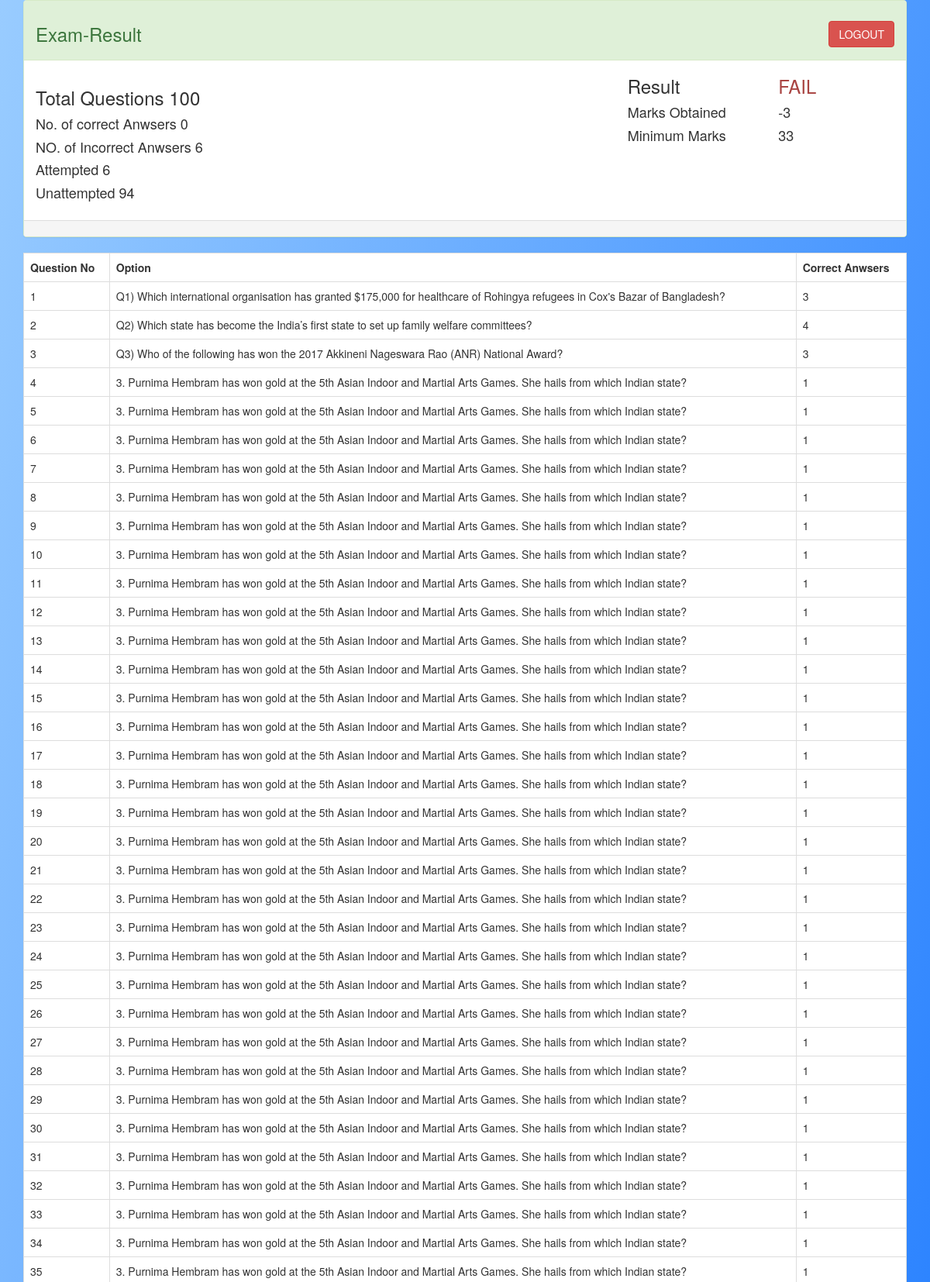
Page /result_new.php (signed in, upper part) on the committed database.
### tables this page shows
CREATE TABLE `questions` (
  `que_id` int(11) NOT NULL,
  `que` varchar(2000) NOT NULL,
  `opt1` varchar(200) NOT NULL,
  `opt2` varchar(200) NOT NULL,
  `opt3` varchar(200) NOT NULL,
  `opt4` varchar(200) NOT NULL,
  `ans` tinyint(2) NOT NULL
);

### result_new.php (the view, shortened to what this page needs)
<?php
if(isset($_SESSION['can_id']) && isset($_SESSION['can_name']))
{
	include 'connection.php';
	$can_id=$_SESSION['can_id'];
	$sql="SELECT * FROM `questions`";
	$sql1="SELECT ans FROM `user_ans` WHERE id='$can_id'";
	$res=mysqli_query($conn,$sql) or die(mysqli_error($conn));
	$res1=mysqli_query($conn,$sql1) or die(mysqli_error($conn));
	if($res1==true)
	{
		$data="";
		while($row=mysqli_fetch_assoc($res1))
		{
			$data=$row['ans'];
		}
		$can_ans=explode(",", $data);
		for($i=0;$i<=99;$i++)
		{
			if($can_ans[$i]=="")
			{
				$can_ans[$i]=0;
			}
		}
		if($res==true)
		{
			$table_data="";
			$real_data=array();
			while($row=mysqli_fetch_assoc($res))
			{
				$rec_id=$row['que_id']+1;
				$table_data.="<tr><td>".$rec_id."</td><td>".$row['que']."</td><td>".$row['ans']."</td></tr>";
				$real_data[]=$row['ans'];
			}
				$correct=0;
				$incorrect=0;
				$unattempted=0;
			for($i=0;$i<=99;$i++)
			{
				if($can_ans[$i]==0)
				{
					$unattempted++;
					continue;
				}
				if($can_ans[$i]!=$real_data[$i])
				{
					$incorrect++;
				}
			}
			$marks=0;
			$marks=$correct*2-$incorrect*0.5;
		}
	}
}
else
{
	header("Location:result_login.php");
}
?>
<!DOCTYPE html>
<html>
<head>
  <link rel="stylesheet" href="https://maxcdn.bootstrapcdn.com/bootstrap/3.3.7/css/bootstrap.min.css">
</head>
<body>
	<div class="container">
		<div class="panel panel-success">
			<div class="panel-heading">
				<h3>Exam-Result</h3>
					<button id="logout" style="float: right; margin-top: -40px;" class="btn btn-danger">LOGOUT</button>
			</div>
			<div class="row">
				<div class="col-sm-8">
					<div class="panel-body">
				<h3>Total Questions 100</h3>
				<h4>No. of correct Anwsers <span><?php echo $correct; ?></span></h4>
				<h4>NO. of Incorrect Anwsers <span><?php echo $incorrect; ?></span></h4>
				<h4>Attempted <span><?php echo $correct+$incorrect; ?></span></h4>
				<h4>Unattempted <span><?php echo $unattempted; ?></span></h4>
			</div>
				</div>
				<div class="col-sm-4">
					<div class="row">
						<div class="col-sm-6">
							<h3 class="text">Result</h3>
							<h4>Marks Obtained </h4>
							<h4>Minimum Marks</h4>
						</div>
						<div class="col-sm-6">
							<span><?php
						if($marks>33)
						{
							echo "PASS";
						}
						else
						{
							echo "<h3 class='text-danger'>FAIL</h3>";
						}
					 ?></span>
					 <h4><span><?php echo $marks; ?></span></h4>		<h4>33</h4>
						</div>
					</div>
				</div>
			</div>
			<div class="panel-footer"></div>
		</div>
	</div>
	<div class="container">
		<table style="background-color: white;" class="table table-bordered table-hover">
		<tr><th>Question No</th><th>Option</th><th>Correct Anwsers</th></tr>
			<span><?php echo $table_data; ?></span>
	</table>
	</div>
</body>
</html>

### result_new.php (style rules this page uses)
body { background: linear-gradient(to top left, #0066ff 0%, #99ccff 100%); height: vh; }

### rows in the picture
questions: que_id "1", que "Q1) Which international organisation has granted $175,000 for healthcare of Rohingya refugees in Cox's Bazar of Bangladesh?", ans "3"
questions: que_id "2", que "Q2) Which state has become the India’s first state to set up family welfare committees?", ans "4"
questions: que_id "3", que "Q3) Who of the following has won the 2017 Akkineni Nageswara Rao (ANR) National Award?", ans "3"
questions: que_id "4", que "3. Purnima Hembram has won gold at the 5th Asian Indoor and Martial Arts Games. She hails from which Indian state?", ans "1"
questions: que_id "5", que "3. Purnima Hembram has won gold at the 5th Asian Indoor and Martial Arts Games. She hails from which Indian state?", ans "1"
questions: que_id "6", que "3. Purnima Hembram has won gold at the 5th Asian Indoor and Martial Arts Games. She hails from which Indian state?", ans "1"
questions: que_id "7", que "3. Purnima Hembram has won gold at the 5th Asian Indoor and Martial Arts Games. She hails from which Indian state?", ans "1"
questions: que_id "8", que "3. Purnima Hembram has won gold at the 5th Asian Indoor and Martial Arts Games. She hails from which Indian state?", ans "1"
questions: que_id "9", que "3. Purnima Hembram has won gold at the 5th Asian Indoor and Martial Arts Games. She hails from which Indian state?", ans "1"
questions: que_id "10", que "3. Purnima Hembram has won gold at the 5th Asian Indoor and Martial Arts Games. She hails from which Indian state?", ans "1"
questions: que_id "11", que "3. Purnima Hembram has won gold at the 5th Asian Indoor and Martial Arts Games. She hails from which Indian state?", ans "1"
questions: que_id "12", que "3. Purnima Hembram has won gold at the 5th Asian Indoor and Martial Arts Games. She hails from which Indian state?", ans "1"
questions: que_id "13", que "3. Purnima Hembram has won gold at the 5th Asian Indoor and Martial Arts Games. She hails from which Indian state?", ans "1"
questions: que_id "14", que "3. Purnima Hembram has won gold at the 5th Asian Indoor and Martial Arts Games. She hails from which Indian state?", ans "1"
questions: que_id "15", que "3. Purnima Hembram has won gold at the 5th Asian Indoor and Martial Arts Games. She hails from which Indian state?", ans "1"
questions: que_id "16", que "3. Purnima Hembram has won gold at the 5th Asian Indoor and Martial Arts Games. She hails from which Indian state?", ans "1"
questions: que_id "17", que "3. Purnima Hembram has won gold at the 5th Asian Indoor and Martial Arts Games. She hails from which Indian state?", ans "1"
questions: que_id "18", que "3. Purnima Hembram has won gold at the 5th Asian Indoor and Martial Arts Games. She hails from which Indian state?", ans "1"
questions: que_id "19", que "3. Purnima Hembram has won gold at the 5th Asian Indoor and Martial Arts Games. She hails from which Indian state?", ans "1"
questions: que_id "20", que "3. Purnima Hembram has won gold at the 5th Asian Indoor and Martial Arts Games. She hails from which Indian state?", ans "1"
questions: que_id "21", que "3. Purnima Hembram has won gold at the 5th Asian Indoor and Martial Arts Games. She hails from which Indian state?", ans "1"
questions: que_id "22", que "3. Purnima Hembram has won gold at the 5th Asian Indoor and Martial Arts Games. She hails from which Indian state?", ans "1"
questions: que_id "23", que "3. Purnima Hembram has won gold at the 5th Asian Indoor and Martial Arts Games. She hails from which Indian state?", ans "1"
questions: que_id "24", que "3. Purnima Hembram has won gold at the 5th Asian Indoor and Martial Arts Games. She hails from which Indian state?", ans "1"
questions: que_id "25", que "3. Purnima Hembram has won gold at the 5th Asian Indoor and Martial Arts Games. She hails from which Indian state?", ans "1"
questions: que_id "26", que "3. Purnima Hembram has won gold at the 5th Asian Indoor and Martial Arts Games. She hails from which Indian state?", ans "1"
questions: que_id "27", que "3. Purnima Hembram has won gold at the 5th Asian Indoor and Martial Arts Games. She hails from which Indian state?", ans "1"
questions: que_id "28", que "3. Purnima Hembram has won gold at the 5th Asian Indoor and Martial Arts Games. She hails from which Indian state?", ans "1"
questions: que_id "29", que "3. Purnima Hembram has won gold at the 5th Asian Indoor and Martial Arts Games. She hails from which Indian state?", ans "1"
questions: que_id "30", que "3. Purnima Hembram has won gold at the 5th Asian Indoor and Martial Arts Games. She hails from which Indian state?", ans "1"
questions: que_id "31", que "3. Purnima Hembram has won gold at the 5th Asian Indoor and Martial Arts Games. She hails from which Indian state?", ans "1"
questions: que_id "32", que "3. Purnima Hembram has won gold at the 5th Asian Indoor and Martial Arts Games. She hails from which Indian state?", ans "1"
questions: que_id "33", que "3. Purnima Hembram has won gold at the 5th Asian Indoor and Martial Arts Games. She hails from which Indian state?", ans "1"
questions: que_id "34", que "3. Purnima Hembram has won gold at the 5th Asian Indoor and Martial Arts Games. She hails from which Indian state?", ans "1"
questions: que_id "35", que "3. Purnima Hembram has won gold at the 5th Asian Indoor and Martial Arts Games. She hails from which Indian state?", ans "1"

### other values in the picture
$correct "0"
$incorrect "6"
$correct+$incorrect "6"
$unattempted "94"
$marks "-3"
